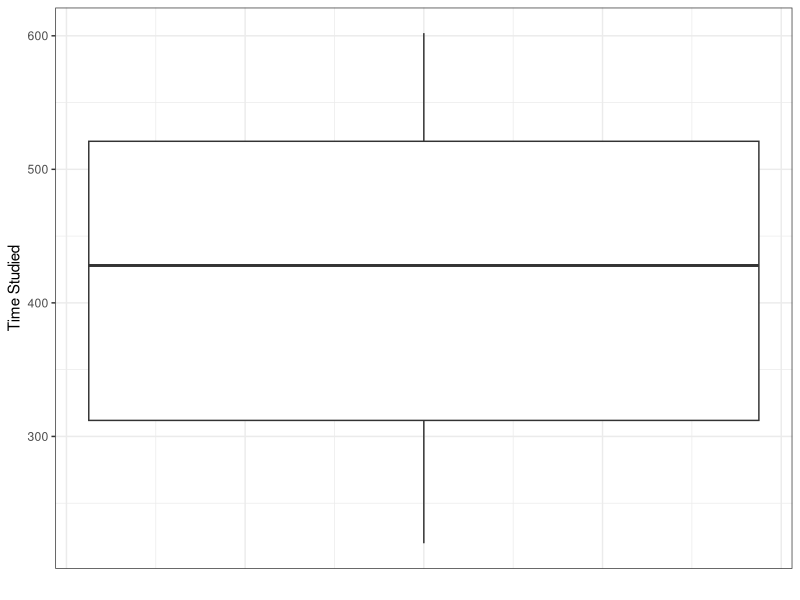
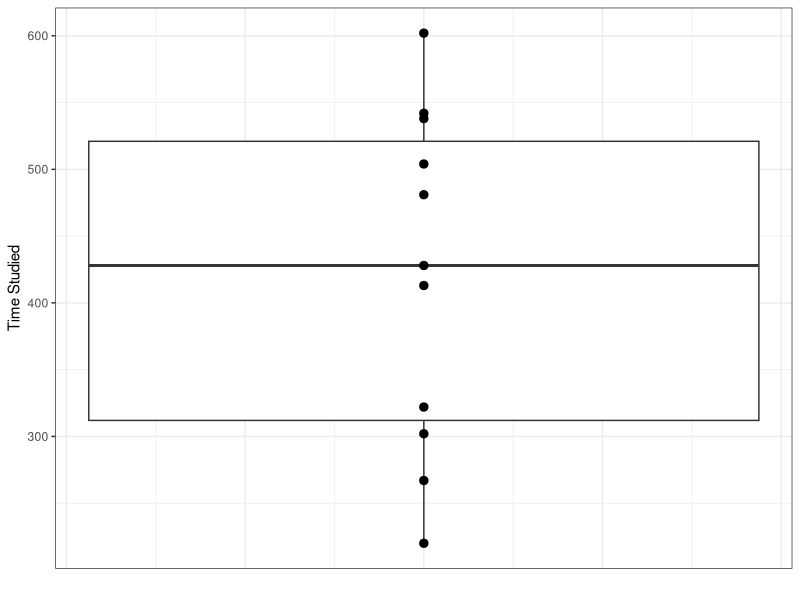
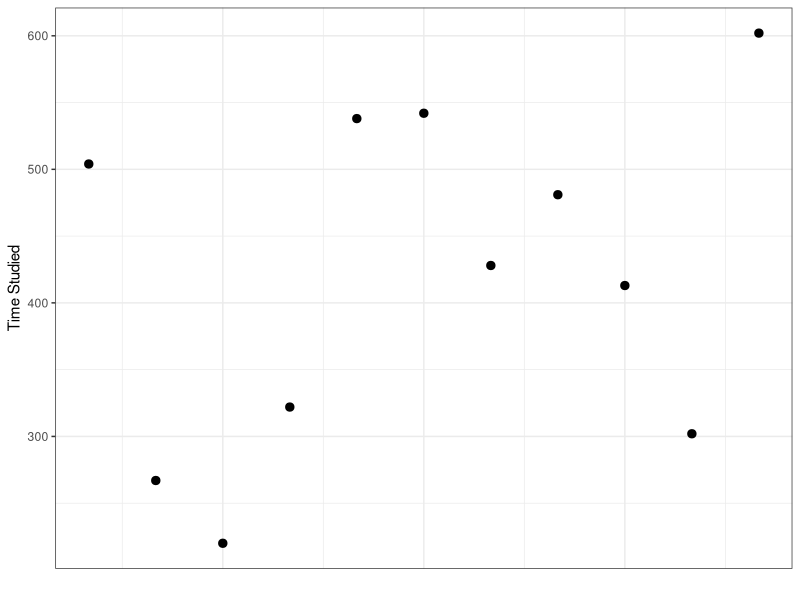
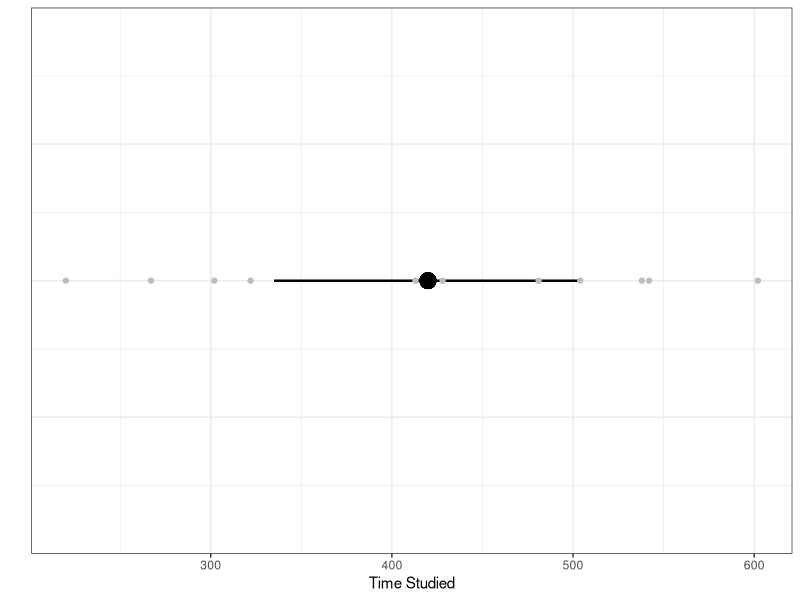

These figures' R source, in order:
## ---- chunk 1
library(tidyverse)
time <- c(504, 267, 220, 322, 538, 542, 428, 481, 413, 302, 602)
student <- c(seq(1, 11, 1))
data <- tibble(student, time)
## ---- chunk 2
data %>% ggplot(aes(y = time)) +
  geom_boxplot() +
  labs(x = "",
       y = "Time Studied") +
  theme_bw() +
  theme(axis.text.x = element_blank(),
        axis.ticks.x = element_blank())
## ---- chunk 3
data %>% ggplot(aes(y = time)) +
  geom_boxplot() +
  geom_point(aes(y = time, x = 0), size=2.5) +
  labs(x = "",
       y = "Time Studied") +
  theme_bw() +
  theme(axis.text.x = element_blank(),
        axis.ticks.x = element_blank())
## ---- chunk 4
data %>% ggplot(aes(x = student, y = time)) +
  geom_point(size=2.5) +
  labs(x = "",
       y = "Time Studied") +
  theme_bw() +
  theme(axis.text.x = element_blank(),
        axis.ticks.x = element_blank())
## ---- chunk 5
t.test(time)
data %>% ggplot() +
  geom_errorbar(aes(xmin = 334.9953, xmax = 504.8229, y = 0), width = 0) +
  geom_point(aes(x = time, y =0), color = "gray") +
  geom_point(aes(x = 419.9091, y = 0), size = 5) +
  labs(y = "",
       x = "Time Studied") +
  theme_bw() + 
  theme(axis.text.y = element_blank(),
        axis.ticks.y = element_blank())
